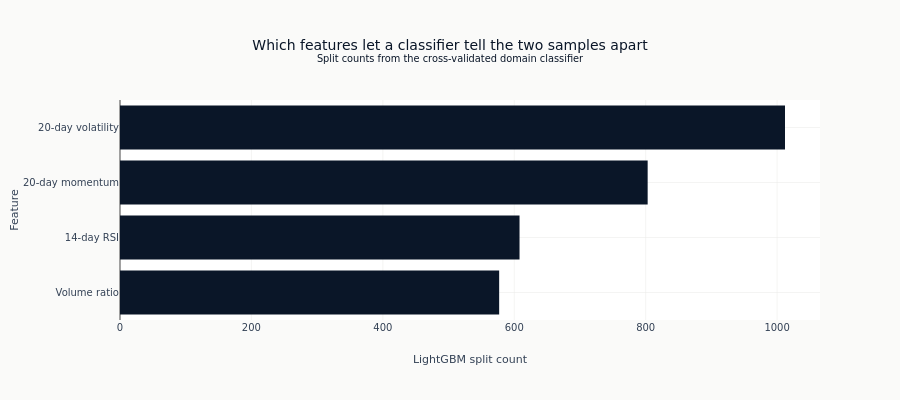

Source (notebook cell):
### Markdown cell above
We expect the top-ranked features here to overlap with the largest PSI and Wasserstein moves,
but not necessarily match perfectly because the classifier captures interactions too.

### Code cell
fig = plot_domain_classifier_results(result)
show_plotly_with_alt(
    fig,
    "A horizontal bar chart of split counts per feature from the domain classifier, showing which features it relied on to separate the two samples.",
)

### Figure 1 — Plotly figure (JSON) as saved in the notebook; plotly's stock layout.template omitted (floating-point values rounded to 4 significant figures)
{"data": [{"marker": {"color": "#0a1628"}, "orientation": "h", "type": "bar", "x": [577, 608, 803, 1012], "y": ["Volume ratio", "14-day RSI", "20-day momentum", "20-day volatility"]}], "layout": {"height": 400, "margin": {"l": 120}, "title": {"text": "Which features let a classifier tell the two samples apart<br><sup>Split counts from the cross-validated domain classifier</sup>"}, "xaxis": {"title": {"text": "LightGBM split count"}}, "yaxis": {"title": {"text": "Feature"}}}}
